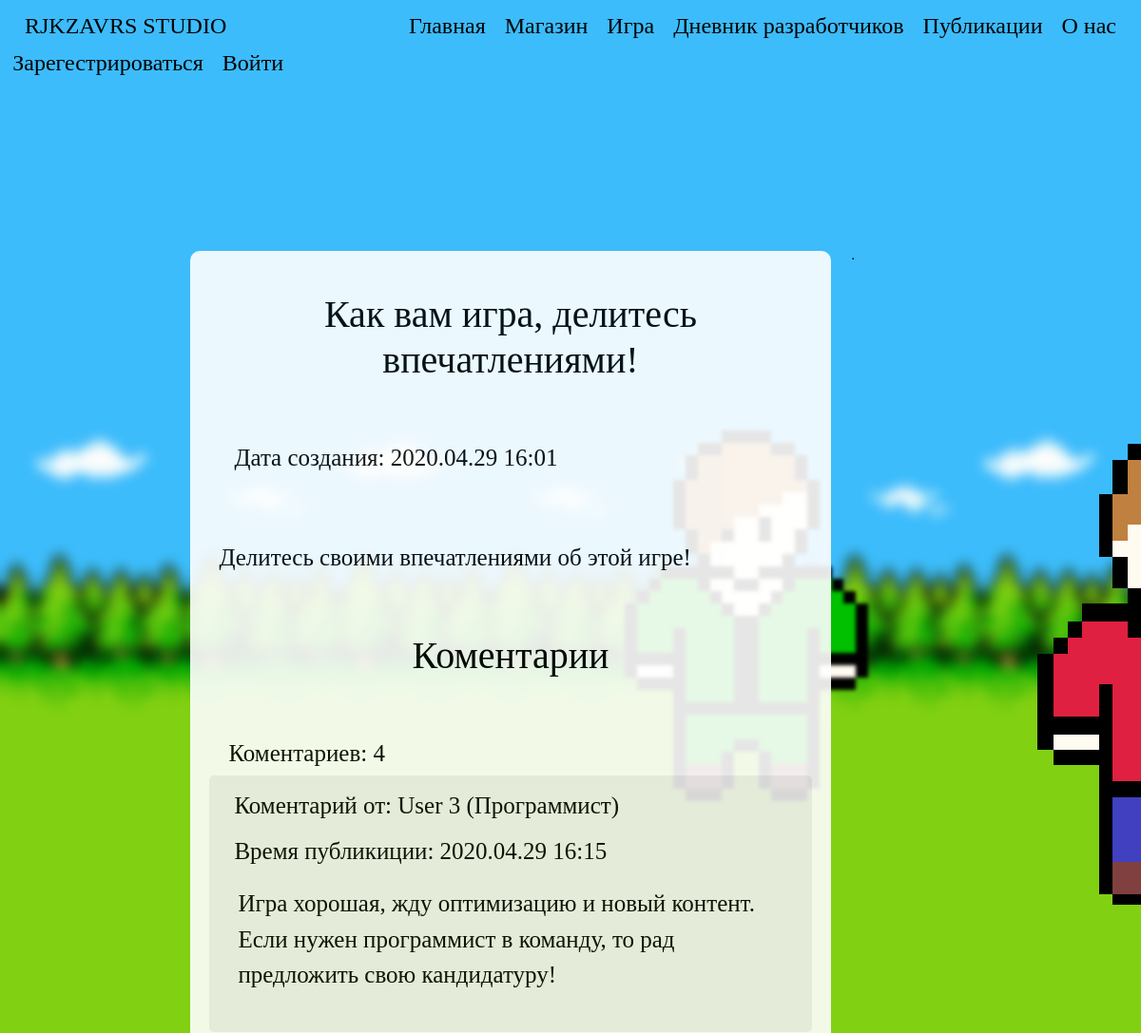
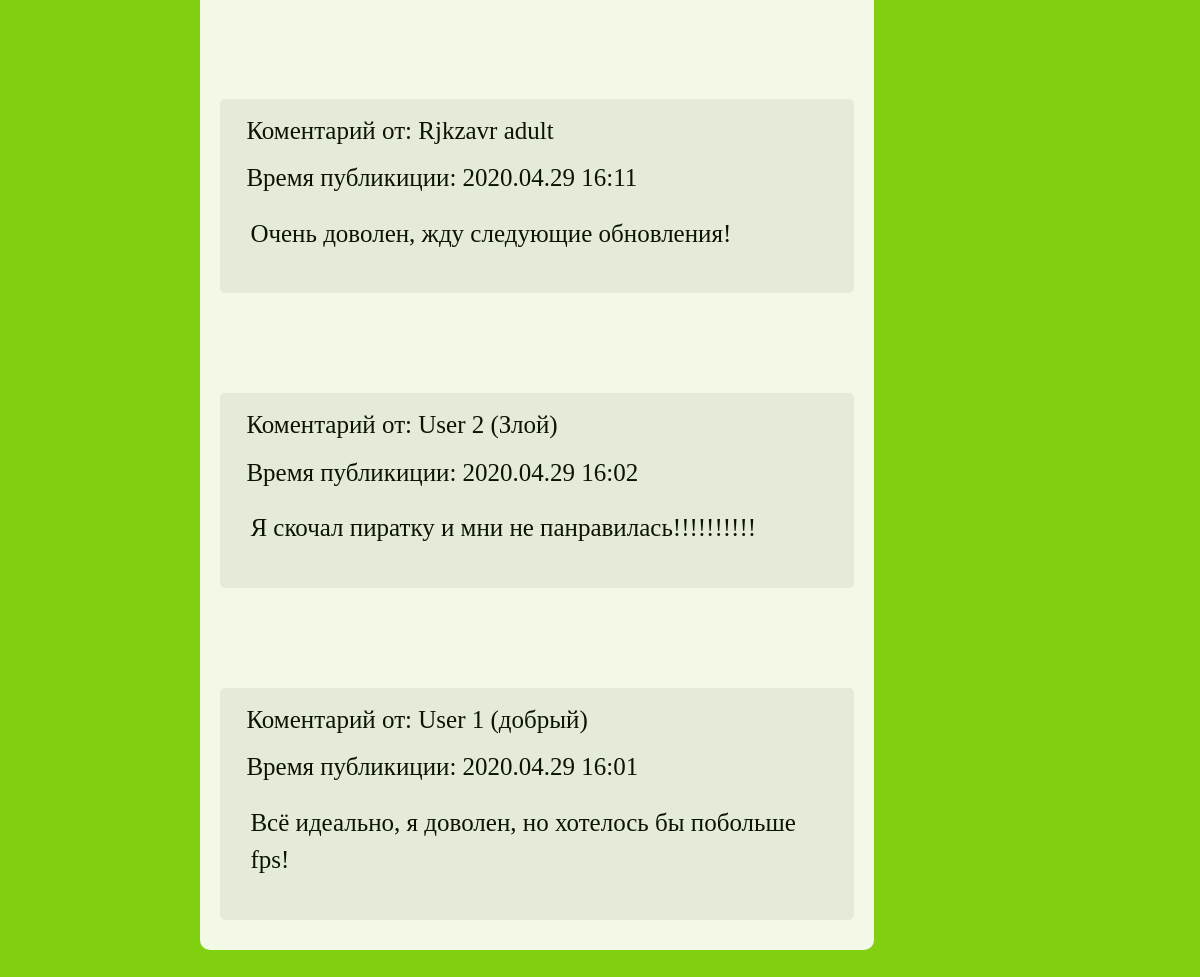
The page /Publication/2/ on the database its author committed (2 pictures, top to bottom).
### data/publications.py (models this page shows)
class Publications(SqlAlchemyBase, SerializerMixin):
    __tablename__ = 'publications'
    id = sqlalchemy.Column(sqlalchemy.Integer, primary_key=True, autoincrement=True)
    header = sqlalchemy.Column(sqlalchemy.String, nullable=True)
    body = sqlalchemy.Column(sqlalchemy.String, nullable=True)
    created_date = sqlalchemy.Column(sqlalchemy.DateTime)
    comments = orm.relation('Comments')
    author_id = sqlalchemy.Column(sqlalchemy.Integer, sqlalchemy.ForeignKey("user.id"))
    author = orm.relation('User')
    def formatted_date(self):
        d = self.created_date
        return f"{str(d.year).rjust(2, '0')}.{str(d.month).rjust(2, '0')}.{d.day} {str(d.hour).rjust(2, '0')}:{str(d.minute).rjust(2, '0')}"

### data/comments.py (models this page shows)
class Comments(SqlAlchemyBase, SerializerMixin):
    __tablename__ = 'comments'
    id = sqlalchemy.Column(sqlalchemy.Integer, primary_key=True, autoincrement=True)
    text = sqlalchemy.Column(sqlalchemy.String, nullable=True)
    created_date = sqlalchemy.Column(sqlalchemy.DateTime, default=datetime.now())
    product_id = sqlalchemy.Column(sqlalchemy.Integer, sqlalchemy.ForeignKey("products.id"))
    product = orm.relation('Products')
    developers_diary_publication_id = sqlalchemy.Column(sqlalchemy.Integer, sqlalchemy.ForeignKey("developers_diary.id"))
    developers_diary_publication = orm.relation('DevelopersDiary')
    publication_id = sqlalchemy.Column(sqlalchemy.Integer, sqlalchemy.ForeignKey("publications.id"))
    publication = orm.relation('Publications')
    author_id = sqlalchemy.Column(sqlalchemy.Integer, sqlalchemy.ForeignKey("user.id"))
    author = orm.relation('User')
    def formatted_date(self):
        d = self.created_date
        return f"{str(d.year).rjust(2, '0')}.{str(d.month).rjust(2, '0')}.{d.day} {str(d.hour).rjust(2, '0')}:{str(d.minute).rjust(2, '0')}"

### data/users.py (models this page shows, shortened)
class User(SqlAlchemyBase, UserMixin, SerializerMixin):
    __tablename__ = 'user'
    id = sqlalchemy.Column(sqlalchemy.Integer, primary_key=True, autoincrement=True)
    surname = sqlalchemy.Column(sqlalchemy.String, nullable=True)
    name = sqlalchemy.Column(sqlalchemy.String, nullable=True)
    age = sqlalchemy.Column(sqlalchemy.Integer, nullable=True)
    nickname = sqlalchemy.Column(sqlalchemy.String, nullable=True)
    email = sqlalchemy.Column(sqlalchemy.String, index=True, unique=True, nullable=True)
    hashed_password = sqlalchemy.Column(sqlalchemy.String, nullable=True)
    created_date = sqlalchemy.Column(sqlalchemy.DateTime)
    status = sqlalchemy.Column(sqlalchemy.Integer, nullable=True, default=0)
    background_image_id = sqlalchemy.Column(sqlalchemy.Integer, nullable=True, default=0)
    publications = orm.relation('Publications')
    developers_diary = orm.relation('DevelopersDiary')
    comments = orm.relation('Comments')

### run.py (the view)
@app.route("/Publication/<int:id>/", methods=['GET', 'POST'])
def publication(id):
    status = 0
    if current_user.is_authenticated:
        status = current_user.status + 1
    session = db_session.create_session()
    publication = session.query(Publications).get(id)
    session.close()
    if publication:
        form = CommentsForm()
        if form.submit.data:
            if current_user.is_authenticated:
                session = db_session.create_session()
                user = session.query(User).get(current_user.id)
                publication = session.query(Publications).get(id)
                comment = Comments()
                comment.text = form.text.data
                comment.created_date = datetime.datetime.now()
                form.text.data = ""
                user.comments.append(comment)
                session.merge(user)
                publication.comments.append(comment)
                session.merge(publication)
                session.commit()
                session = db_session.create_session()
                comments = session.query(Comments).filter(Comments.publication_id == id).order_by(
                    Comments.created_date.desc()).all()
                templ = render_template("/Publication.html", publication=publication, status=status, user=current_user,
                                        style=url_for('static', filename='css/style.css'), form=form, comments=comments,
                                        count_commentaries=len(comments), base_href=f"Publication/{id}/",
                                        bgimg=get_image_profile(current_user))
                session.close()
                return templ
        else:
            comments = session.query(Comments).filter(Comments.publication_id == id).order_by(
                Comments.created_date.desc()).all()
            templ = render_template("/Publication.html", publication=publication, status=status, user=current_user,
                                    style=url_for('static', filename='css/style.css'), form=form, comments=comments,
                                    count_commentaries=len(comments), base_href=f"Publication/{id}/",
                                    bgimg=get_image_profile(current_user))
            session.close()
            return templ
    session.close()
    return redirect('/Publications')

### data/db_session.py (called while the page is built)
def create_session() -> Session:
    global __factory
    return __factory()

### run.py (called while the page is built)
def get_image_profile(user):
    bg_img = 1
    if user.is_authenticated:
        bg_img = user.background_image_id + 1
    return url_for('static', filename=f'img/background_img_{bg_img}.png')

### templates/Publication.html
{% extends "base.html" %}
{% block content %}
<div class="navbar">
    <div class="title">
        <h1 class="title-text">{{ publication.header }}</h1>
    </div>
    <div class="title">
        <p class="diary-text">Дата создания: {{ publication.formatted_date() }}</p>
    </div>
</div>
<div>
    <p class="diary-text">
        {% for text in publication.body.split("\n") %}
        {{text}}<br>
        {% endfor %}
    </p>
</div>
{% include "comments.html" %}
{% endblock %}

### templates/comments.html (shortened to what this page needs)
<div class="block-comments">
    <div class="title">
        <h1 class="title-text">Коментарии</h1>
    </div>
    <div class="block-count">
        <p class="diary-text">Коментариев: {{ count_commentaries }}</p>
    </div>
    {% for comment in comments %}
    <div class="block-comment">
        <div class="navbar">
            <div>
                <p class="diary-text">
                    Коментарий от: {{ comment.author.nickname }}
                </p>
            </div>
            <div>
                <a>
                    <p class="diary-text">
                        Время публикиции: {{ comment.formatted_date() }}
                    </p>
                </a>
            </div>
        </div>
        <div class="block-body-comment">
            <p class="diary-text">
                {{ comment.text }}
            </p>
        </div>
        <div class="navbar">
        </div>
    </div>
    {% endfor %}
</div>

### static/css/style.css (style rules this page uses)
p { text-decoration: none; }
a { text-decoration: none; }
.title-text { font-family: 'Comfortaa', cursive; font-weight: 100; font-style: inherit; color: #000; position: relative; padding: 5px 5px; margin: 0 5px; }
.diary-text { font-size: 25px; font-family: 'Comfortaa', cursive; font-weight: 100; font-style: inherit; color: #000; position: relative; padding: 5px 5px; margin: 0 5px; }
div.title { display: block; text-align: center; margin-bottom: 50px; }
div.block-comment { background: #efefef; border-radius: 5px; }
div.block-comment + div.block-comment { margin-top: 100px; }
div.block-comments { margin-top: 50px; }
div.block-body-comment { padding-left: 20px; padding-right: 20px; padding-bottom: 20px; }
div.block-count { margin-left: 10px; }

### rows shown on the page
Publications: header "Как вам игра, делитесь впечатлениями!", formatted_date "2020.04.29 16:01", body "Делитесь своими впечатлениями об этой игре!"
Comments: author.nickname "User 3 (Программист)", formatted_date "2020.04.29 16:15", text "Игра хорошая, жду оптимизацию и новый контент. Если нужен программист в команду, то рад предложить свою кандидатуру!"
Comments: author.nickname "Rjkzavr adult", formatted_date "2020.04.29 16:11", text "Очень доволен, жду следующие обновления!"
Comments: author.nickname "User 2 (Злой)", formatted_date "2020.04.29 16:02", text "Я скочал пиратку и мни не панравилась!!!!!!!!!!"
Comments: author.nickname "User 1 (добрый)", formatted_date "2020.04.29 16:01", text "Всё идеально, я доволен, но хотелось бы побольше fps!"

### other values the page prints
{{ count_commentaries }} "4"
